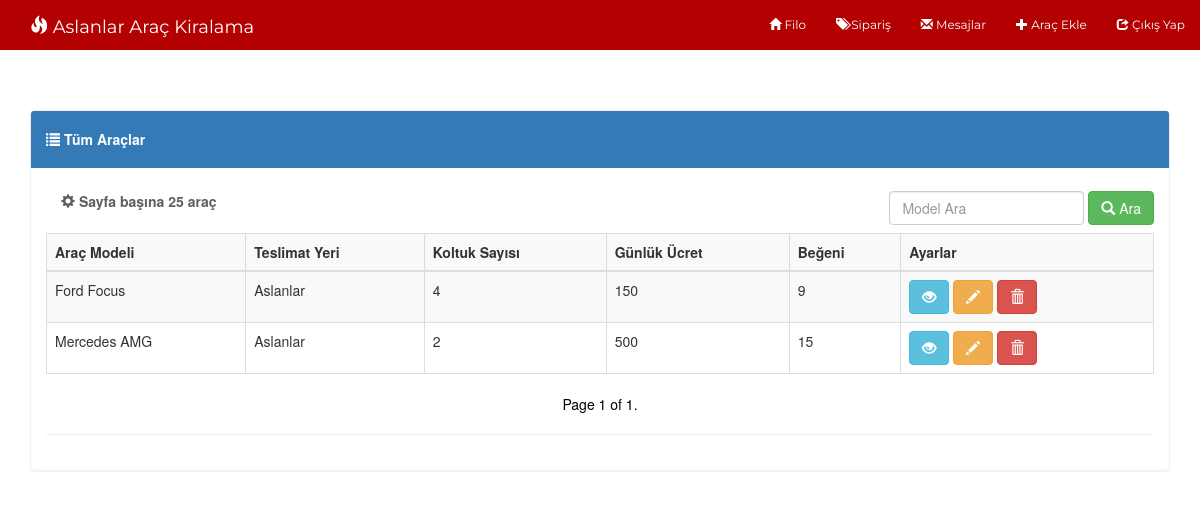
The page / on the database its author committed.
### system/models.py (models this page shows, shortened)
class Car(models.Model):
    image = models.ImageField(upload_to=uploaded_location,null=True, blank=True, width_field="width_field", height_field="height_field")
    height_field = models.IntegerField(default=0)
    width_field = models.IntegerField(default=0)
    car_name = models.CharField(max_length=100)
    company_name = models.CharField(max_length=100)
    num_of_seats = models.IntegerField()
    cost_par_day = models.CharField(max_length=50)
    content = models.TextField()
    like = models.IntegerField(default=0)

### system/views.py (the view, shortened to what this page needs)
# urls.py: url(r'^$', admin_car_list, name='adminIndex'),
def admin_car_list(request):
    car = Car.objects.order_by('-id')
    query = request.GET.get('q')
    paginator = Paginator(car, 12)  # Show 15 contacts per page
    page = request.GET.get('page')
    try:
        car = paginator.page(page)
    except PageNotAnInteger:
        car = paginator.page(1)
    except EmptyPage:
        car = paginator.page(paginator.num_pages)
    context = {
        'car': car,
    }
    return render(request, 'admin_index.html', context)

### templates/admin_index.html (shortened to what this page needs)
{% extends 'base.html' %}
{% block nav %}
    <div class="collapse navbar-collapse" id="myNavbar">
      <ul class="nav navbar-nav navbar-right">
        <li><a href="{% url 'adminIndex' %}"><span class="glyphicon glyphicon-home"></span> Filo</a></li>
        <li><a href="{% url 'order_list' %}"><span class="glyphicon glyphicon-tags"></span> Sipariş</a></li>
        <li><a href="{% url 'message' %}"><span class="glyphicon glyphicon-envelope"></span> Mesajlar</a></li>
          <li><a href="{% url 'car_create' %}"><span class="glyphicon glyphicon-plus"></span> Araç Ekle</a></li>
        <li><a href="{% url 'logout' %}"><span class="glyphicon glyphicon-share"></span> Çıkış Yap</a></li>
      </ul>
    </div>
{% endblock %}
{% block body %}
<div class='container table-responsive'>
<div class="panel panel-primary">
  <div class="panel-heading"><h5><strong><span class="glyphicon glyphicon-list"></span> Tüm Araçlar</strong></h5> </div>
    <div class="panel-body">
  <strong class="navbar-form navbar-left" style="color: #5f5f5f;"><span class="glyphicon glyphicon-cog"></span> Sayfa başına 25 araç </strong>
      <form method="GET" class="navbar-form navbar-right" role="search">
        <div class="form-group">
          <input type="text" class="form-control" placeholder="Model Ara" value="{{request.GET.q}}" name="q">
        </div>
        <button type="submit" class="btn btn-success"><span class="glyphicon glyphicon-search"></span> Ara</button>
      </form>
  <table class="table table-bordered table-striped table-hover">
   <tr>
    <td><strong>Araç Modeli</strong></td>
    <td><strong>Teslimat Yeri</strong></td>
    <td><strong>Koltuk Sayısı</strong></td>
    <td><strong>Günlük Ücret</strong></td>
    <td><strong>Beğeni</strong></td>
    <td><strong>Ayarlar</strong></td>
  </tr>
      <tbody>
      {% for ob in car %}
    <tr>
    <td>{{ob.car_name}}</td>
    <td>{{ob.company_name}}</td>
    <td>{{ob.num_of_seats}}</td>
    <td>{{ob.cost_par_day}}</td>
    <td>{{ob.like}}</td>
    <td>
         <a href="{% url 'car_detail' ob.id %}"><button type="button" class="btn btn-info"><span class="glyphicon glyphicon-eye-open"></span></button></a>
         <a href="{% url 'car_edit' ob.id %}"><button type="button" class="btn btn-warning"><span class="glyphicon glyphicon-pencil"></span></button></a>
         <a href="{% url 'car_delete' ob.id %}"><button type="button" class="btn btn-danger" onclick="return getConfirmation()"><span class="glyphicon glyphicon-trash"></span></button></a>
    </td>
    </tr>
    {% endfor %}
</tbody>
  </table>
<nav>
  <ul class="pager">
      <li class="previous" style="color: black !important;">
          Page {{ car.number }} of {{ car.paginator.num_pages }}.
    </li>
  </ul>
</nav>
        <hr>
</div>
</div>
</div>
{% endblock %}

### templates/base.html (shortened to what this page needs)
{% load staticfiles %}
<!doctype html>
<html lang="en">
<head>
    <link rel="stylesheet" href="{% static 'css/bootstrap.min.css' %}">
    <link rel="stylesheet" href="{% static 'css/style.css' %}">
<body>
<nav class="navbar navbar-custom navbar-fixed-top">
  <div class="container">
    <div class="navbar-header">
      <div class="navbar-brand"><span class="glyphicon glyphicon-fire"></span> Aslanlar Araç Kiralama</div>
    </div>
      <div class="collapse navbar-collapse" id="myNavbar">
      <ul class="nav navbar-nav navbar-right">
         <li>
{% block nav %}{% endblock %}
      </ul>
    </div>
  </div>
</nav>
{% block body %}{% endblock %}
</body>
</html>

### static/css/style.css (style rules this page uses)
body { background:url('../images/'); }
.navbar { margin-bottom: 35px !important; background-color: red; z-index: 9999; border: 0; font-size: 14px !important; line-height: 1.42857143 !important; border-radius: 0; }
.navbar li a, .navbar .navbar-brand { color: #fff !important; }
.navbar-custom { background-color: #b30000 !important; }
.navbar-fixed-top { position: relative!important; }
.panel { margin-top:25px; }
.panel-primary { border-color: #f1f1f1 !important; }

### templates/base.html (style rules this page uses)
.navbar { margin-bottom: 0; background-color:#b30000; z-index: 9999; border: 0; font-size: 12px !important; line-height: 1.42857143 !important; border-radius: 0; font-family: Montserrat, sans-serif; }
.navbar li a, .navbar .navbar-brand { color: #fff !important; }

### rows shown on the page
Car: car_name "Ford Focus", company_name "Aslanlar", num_of_seats "4", cost_par_day "150", like "9"
Car: car_name "Mercedes AMG", company_name "Aslanlar", num_of_seats "2", cost_par_day "500", like "15"

### other values the page prints
{{ car.number }} "1"
{{ car.paginator.num_pages }} "1"
